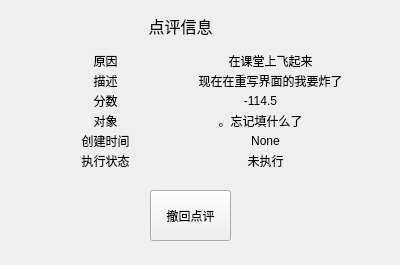
<?xml version="1.0" encoding="UTF-8"?>
<ui version="4.0">
 <class>Form</class>
 <widget class="QWidget" name="Form">
  <property name="geometry">
   <rect>
    <x>0</x>
    <y>0</y>
    <width>400</width>
    <height>265</height>
   </rect>
  </property>
  <property name="windowTitle">
   <string>点评信息</string>
  </property>
  <widget class="QLabel" name="label_11">
   <property name="geometry">
    <rect>
     <x>150</x>
     <y>50</y>
     <width>241</width>
     <height>21</height>
    </rect>
   </property>
   <property name="text">
    <string>在课堂上飞起来</string>
   </property>
   <property name="alignment">
    <set>Qt::AlignCenter</set>
   </property>
   <property name="openExternalLinks">
    <bool>false</bool>
   </property>
  </widget>
  <widget class="QLabel" name="label_12">
   <property name="geometry">
    <rect>
     <x>140</x>
     <y>90</y>
     <width>241</width>
     <height>21</height>
    </rect>
   </property>
   <property name="text">
    <string>-114.5</string>
   </property>
   <property name="alignment">
    <set>Qt::AlignCenter</set>
   </property>
   <property name="openExternalLinks">
    <bool>false</bool>
   </property>
  </widget>
  <widget class="QLabel" name="label_5">
   <property name="geometry">
    <rect>
     <x>70</x>
     <y>150</y>
     <width>71</width>
     <height>21</height>
    </rect>
   </property>
   <property name="text">
    <string>执行状态</string>
   </property>
   <property name="alignment">
    <set>Qt::AlignCenter</set>
   </property>
   <property name="openExternalLinks">
    <bool>false</bool>
   </property>
  </widget>
  <widget class="QLabel" name="label_8">
   <property name="geometry">
    <rect>
     <x>150</x>
     <y>130</y>
     <width>231</width>
     <height>21</height>
    </rect>
   </property>
   <property name="text">
    <string>None</string>
   </property>
   <property name="alignment">
    <set>Qt::AlignCenter</set>
   </property>
   <property name="openExternalLinks">
    <bool>false</bool>
   </property>
  </widget>
  <widget class="QLabel" name="label_10">
   <property name="geometry">
    <rect>
     <x>70</x>
     <y>110</y>
     <width>71</width>
     <height>21</height>
    </rect>
   </property>
   <property name="frameShape">
    <enum>QFrame::NoFrame</enum>
   </property>
   <property name="frameShadow">
    <enum>QFrame::Plain</enum>
   </property>
   <property name="text">
    <string>对象</string>
   </property>
   <property name="textFormat">
    <enum>Qt::PlainText</enum>
   </property>
   <property name="alignment">
    <set>Qt::AlignCenter</set>
   </property>
   <property name="openExternalLinks">
    <bool>false</bool>
   </property>
  </widget>
  <widget class="QLabel" name="label_3">
   <property name="geometry">
    <rect>
     <x>70</x>
     <y>70</y>
     <width>71</width>
     <height>21</height>
    </rect>
   </property>
   <property name="text">
    <string>描述</string>
   </property>
   <property name="alignment">
    <set>Qt::AlignCenter</set>
   </property>
   <property name="openExternalLinks">
    <bool>false</bool>
   </property>
  </widget>
  <widget class="QPushButton" name="pushButton_3">
   <property name="geometry">
    <rect>
     <x>150</x>
     <y>190</y>
     <width>81</width>
     <height>51</height>
    </rect>
   </property>
   <property name="text">
    <string>撤回点评</string>
   </property>
  </widget>
  <widget class="QLabel" name="label_13">
   <property name="geometry">
    <rect>
     <x>150</x>
     <y>110</y>
     <width>221</width>
     <height>21</height>
    </rect>
   </property>
   <property name="text">
    <string>。忘记填什么了</string>
   </property>
   <property name="alignment">
    <set>Qt::AlignCenter</set>
   </property>
   <property name="openExternalLinks">
    <bool>false</bool>
   </property>
  </widget>
  <widget class="QLabel" name="label_6">
   <property name="geometry">
    <rect>
     <x>150</x>
     <y>70</y>
     <width>241</width>
     <height>21</height>
    </rect>
   </property>
   <property name="autoFillBackground">
    <bool>false</bool>
   </property>
   <property name="text">
    <string>现在在重写界面的我要炸了</string>
   </property>
   <property name="alignment">
    <set>Qt::AlignCenter</set>
   </property>
   <property name="openExternalLinks">
    <bool>false</bool>
   </property>
  </widget>
  <widget class="QLabel" name="label_2">
   <property name="geometry">
    <rect>
     <x>70</x>
     <y>50</y>
     <width>71</width>
     <height>21</height>
    </rect>
   </property>
   <property name="text">
    <string>原因</string>
   </property>
   <property name="alignment">
    <set>Qt::AlignCenter</set>
   </property>
   <property name="openExternalLinks">
    <bool>false</bool>
   </property>
  </widget>
  <widget class="QLabel" name="label_9">
   <property name="geometry">
    <rect>
     <x>70</x>
     <y>90</y>
     <width>71</width>
     <height>21</height>
    </rect>
   </property>
   <property name="text">
    <string>分数</string>
   </property>
   <property name="alignment">
    <set>Qt::AlignCenter</set>
   </property>
   <property name="openExternalLinks">
    <bool>false</bool>
   </property>
  </widget>
  <widget class="QLabel" name="label_4">
   <property name="geometry">
    <rect>
     <x>70</x>
     <y>130</y>
     <width>71</width>
     <height>21</height>
    </rect>
   </property>
   <property name="text">
    <string>创建时间</string>
   </property>
   <property name="alignment">
    <set>Qt::AlignCenter</set>
   </property>
   <property name="openExternalLinks">
    <bool>false</bool>
   </property>
  </widget>
  <widget class="QLabel" name="label_14">
   <property name="geometry">
    <rect>
     <x>100</x>
     <y>10</y>
     <width>161</width>
     <height>31</height>
    </rect>
   </property>
   <property name="font">
    <font>
     <pointsize>12</pointsize>
    </font>
   </property>
   <property name="text">
    <string>点评信息</string>
   </property>
   <property name="alignment">
    <set>Qt::AlignCenter</set>
   </property>
   <property name="openExternalLinks">
    <bool>false</bool>
   </property>
  </widget>
  <widget class="QLabel" name="label_7">
   <property name="geometry">
    <rect>
     <x>150</x>
     <y>150</y>
     <width>231</width>
     <height>21</height>
    </rect>
   </property>
   <property name="text">
    <string>未执行</string>
   </property>
   <property name="alignment">
    <set>Qt::AlignCenter</set>
   </property>
   <property name="openExternalLinks">
    <bool>false</bool>
   </property>
  </widget>
  <widget class="QLabel" name="label_15">
   <property name="geometry">
    <rect>
     <x>80</x>
     <y>240</y>
     <width>241</width>
     <height>21</height>
    </rect>
   </property>
   <property name="autoFillBackground">
    <bool>false</bool>
   </property>
   <property name="text">
    <string/>
   </property>
   <property name="alignment">
    <set>Qt::AlignCenter</set>
   </property>
   <property name="openExternalLinks">
    <bool>false</bool>
   </property>
  </widget>
 </widget>
 <resources/>
 <connections/>
</ui>
